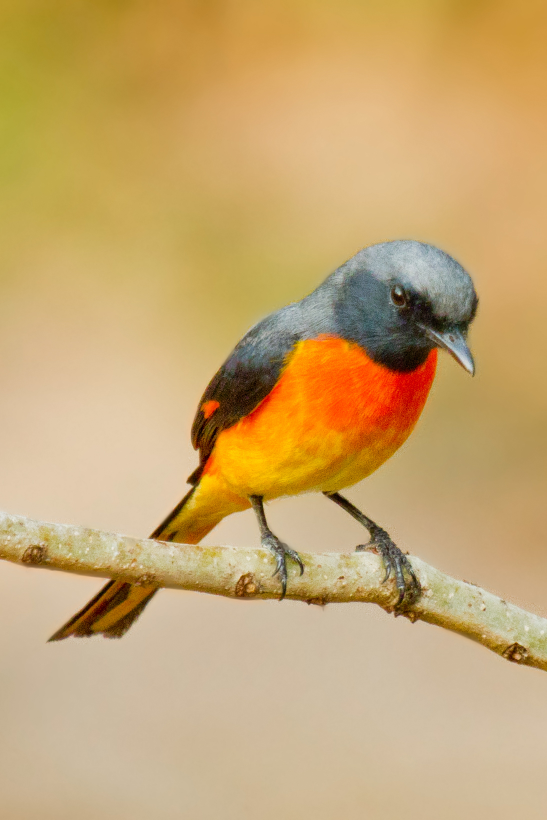
#> input picture a1.jpg, 1094 x 1640 px, found by its file name (shown at 1/2 size)
$ python 3.image_addition.py
#> lines starting #> are read from the running program, lines starting #| are printed output that depends on the picture
# https://docs.opencv.org/master/d0/d86/tutorial_py_image_arithmetics.html

import cv2 as cv

a1 = cv.imread('a1.jpg')
#> a1 is the input picture: shape (1640, 1094, 3); mean B, G, R 113.1, 167.1, 199.3
a2 = cv.imread('a2.jpg')
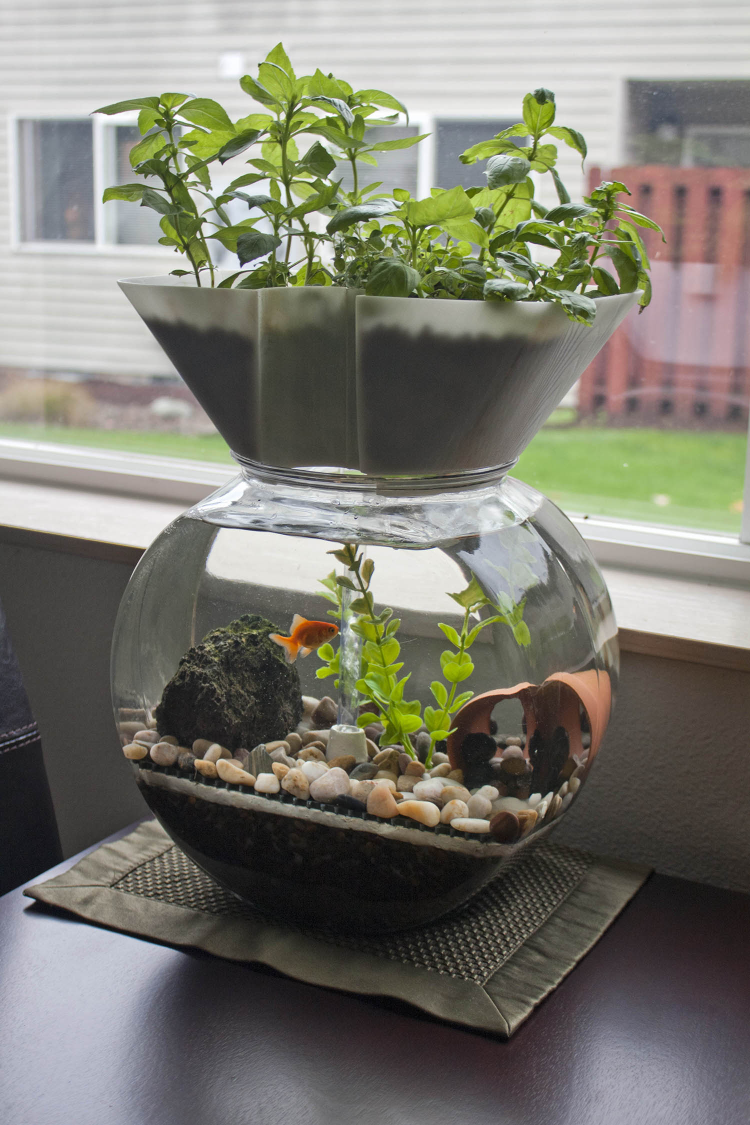
#> input picture a2.jpg, 1500 x 2250 px, found by its file name (shown at 1/2 size)
#> a2 is the input picture: shape (2250, 1500, 3); mean B, G, R 111.8, 122.6, 123.4

a1 = cv.resize(a1, (200, 500), interpolation=cv.INTER_AREA)
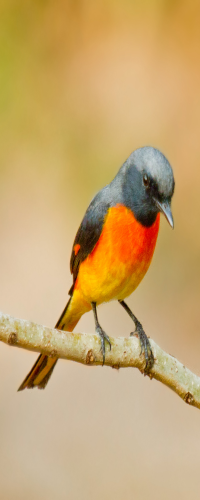
#> a1: shape (500, 200, 3); mean B, G, R 113.1, 167.1, 199.3
a2 = cv.resize(a2, (200, 500), interpolation=cv.INTER_AREA)
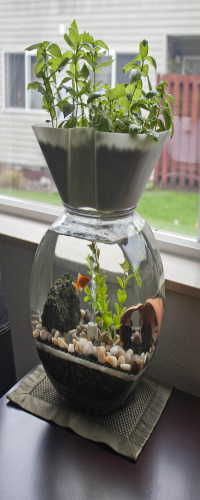
#> a2: shape (500, 200, 3); mean B, G, R 111.8, 122.6, 123.4

# Blending images
a3 = cv.addWeighted(a1, 0.7, a2, 0.3, 0)
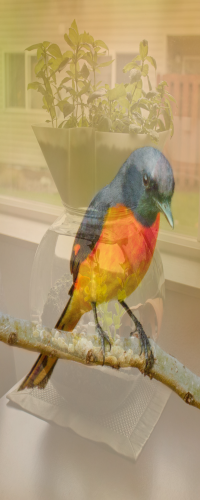
#> a3: shape (500, 200, 3); mean B, G, R 112.7, 153.7, 176.5
cv.imshow("Added", a3)
cv.waitKey(0)
